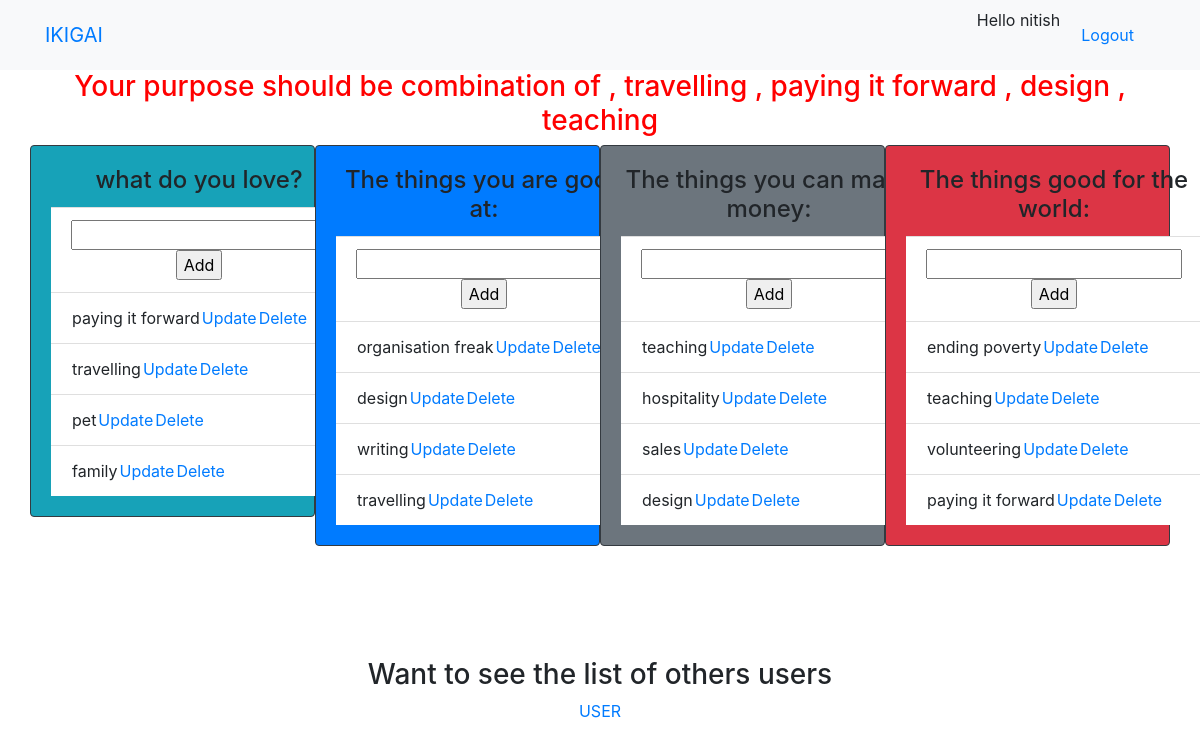
The app's page /purpose/ (signed in) with its own data.
### purpose/models.py (models this page shows, shortened)
class list(models.Model):
    user=models.ForeignKey(User,on_delete=models.CASCADE)
    name=models.TextField()
    section=models.ForeignKey('Section',on_delete=models.CASCADE)

class Section(models.Model):
    name=models.CharField(max_length=250)

### purpose/views.py (the view, shortened to what this page needs)
@login_required
def section(request):
    u=User.objects.all()
    s=Section.objects.all()
    t=None
    p=[]
    q=[]
    r=[]
    w=[]
    passion=set()
    mission=set()
    profession=set()
    vocation=set()
    for i in list.objects.filter(user=request.user,section=s[0]):
        p.append(i.name)
    for i in list.objects.filter(user=request.user,section=s[1]):
        q.append(i.name)
    for i in list.objects.filter(user=request.user,section=s[2]):
        r.append(i.name)
    for i in list.objects.filter(user=request.user,section=s[3]):
        w.append(i.name)
    passion=set(p).intersection(set(q))
    mission=set(p).intersection(set(w))
    profession=set(r).intersection(set(q))
    vocation=set(w).intersection(set(r))
    print(passion)
    print(mission)
    print(profession)
    print(vocation)
    purpose = []
    for i in passion:
        purpose.append(i)
    for i in mission:
        purpose.append(i)
    for i in profession:
        purpose.append(i)
    for i in vocation:
        purpose.append(i)
    t=list.objects.all().filter(user=request.user).order_by('-id')
    return render(request,'purpose/section.html',{'s':s,'t':t,'u':u,'purpose':purpose})

### purpose/templates/purpose/section.html (shortened to what this page needs)
{% extends 'base.html'%}
{% block content %}
<div class="container">
  <div class="row">
    <center><h3 style ="color:red;">Your purpose should be combination of {% for i in purpose %} , {{i}}  {% endfor %}</h3></center>
    {% for i in s %}
     <div class="col-md-3 col-lg-3">
      {% if forloop.counter == 1 %}
    <div class="card-deck bg-info card border-dark mb-3" >
      {% elif forloop.counter == 2 %}
      <div class="card-deck bg-primary card border-dark mb-3" >
        {% elif forloop.counter == 3 %}
         <div class="card-deck bg-secondary card border-dark mb-3" >
        {% else %}
        <div class="card-deck bg-danger card border-dark mb-3" >
          {%endif %}
      <div class="card-body text-center">
         <h4 class="card-title">{{i.name}}</h4>
      <ul class="list-group list-group-flush bg-info ">
          <li class="list-group-item">
          <form class="" method="post">
          <input type="text" name="list" required>
          <input type="submit" name="{{ i.name }}" value="Add">
        </form>
        </li>
          {% for j in t %}
            {% if j.section.name == i.name %}
              <li class="list-group-item"><table><tr><td>{{j.name}}</td>
              <td><a href="{% url 'purpose:update' j.pk %}">Update</a></td>
              <td><a href="{% url 'purpose:delete' j.pk %}">Delete</a></td>
            </tr>
          </table>
        </li>
            {% endif %}
            {% endfor %}
      </ul>
     </div >
    </div >
  </div>
    {% endfor %}
  </div>
</div>
    <br>
    <br>
    <br>
    <br>
   <center> <h3> Want to see the list of others users </h3>
      <a href="{% url 'purpose:users' %}">USER</a></center>
{% endblock %}

### templates/base.html (shortened to what this page needs)
{% load static from staticfiles %}
<!DOCTYPE html>
<html lang="en">
<head>
    <link rel="stylesheet" href="https://maxcdn.bootstrapcdn.com/bootstrap/4.3.1/css/bootstrap.min.css">
  </head>
<body >
  <nav class="navbar navbar-expand-sm bg-light justify-content-center">
    <div class="container">
      <div class="mx-auto order-0">
        <a class="navbar-brand mx-auto" href="#">IKIGAI</a>
    </div>
    <div class="navbar-collapse collapse w-100 order-3 dual-collapse2">
        <ul class="navbar-nav ml-auto">
           {% if not user.is_authenticated %}
        <li class="nav-item">
          <a class="nav-link" href="{% url 'accounts:login' %}">Login</a>
        </li>
        <li class="nav-item">
          <a class="nav-link" href="{% url 'accounts:signup' %}">Register</a>
        </li>
        {% else %}
        <li class="nav-item ">
            Hello  {{ request.user.username}}
          </li>
          <li class="nav-item">
          <a class="nav-link">
            <form classs="logout_link" action ="{% url 'accounts:logout' %}" method="post">
                <button type ="submit" class="btn btn-link navbar-btn">Logout</button>
             </form>
          </a>
      {% endif %}
        </ul>
    </div>
        </div>
</nav>
            {% block content %}
          {% endblock %}
  </body>
</html>

### records on screen
list: purpose "travelling", name "travelling"
list: purpose "paying it forward", name "paying it forward"
list: purpose "design", name "design"
list: purpose "teaching", name "teaching"
Section: name "what do you love?"
list: name "paying it forward"
list: name "travelling"
list: name "pet"
list: name "family"
Section: name "The things you are good at:"
list: name "organisation freak"
list: name "writing"
Section: name "The things you can make money:"
list: name "hospitality"
list: name "sales"
list: name "design"
Section: name "The things good for the world:"
list: name "ending poverty"
list: name "teaching"
list: name "volunteering"

### other values on screen
{{ request.user.username }} "nitish"
